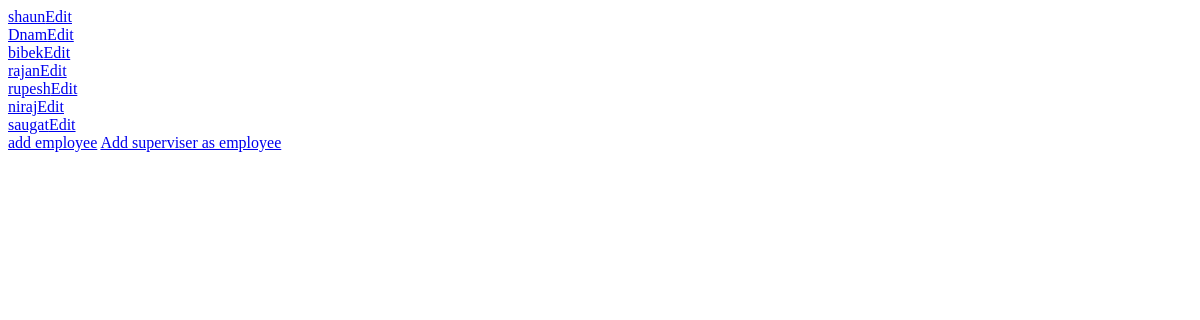
Before: /allemployee with the older database file.
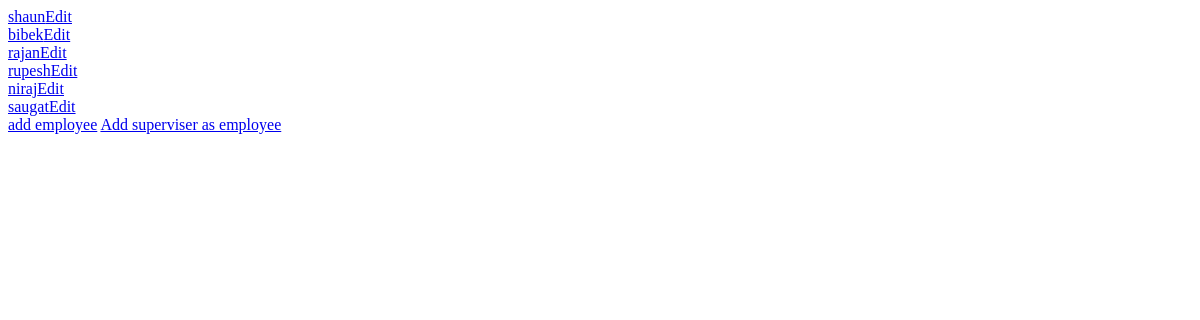
After: the same page with the newer database file.
### dnamservices/models.py (models this page shows, shortened)
class Employee(models.Model):
    employee_user = models.OneToOneField(User, null=True, blank=True, on_delete=models.CASCADE)
    superviser = models.BooleanField(default=False)
    employee_name = models.CharField(max_length=50)
    employee_contact = models.CharField(max_length=50, null=True, blank=True)
    employee_address = models.CharField(max_length=50, null=True, blank=True)
    employee_email = models.EmailField(max_length=254, null=True, blank=True)
    delete = models.BooleanField(default=False)

### dnamservices/views.py (the view)
# urls.py: path('allemployee', AllEmployees, name="allemployee"),
def AllEmployees(request):
    template_name = "dnamservices/dashboard/allemployee.html"
    employee = Employee.objects.all()
    context = {
        'employee':employee
    }
    return render(request, template_name, context)

### dnamservices/templates/dnamservices/dashboard/allemployee.html
{% for emp in employee %}
<a href="{% url 'employeetasks' emp.id %}">{{emp.employee_name}}</a><a href="{% url 'editemployee' emp.id %}">Edit</a><br>
{% endfor %}
<a href="{% url 'addemployee' %}">add employee</a>
<a href="{% url 'addsuperemployee' %}">Add superviser as employee</a>

Changed rows visible on the page:
removed Employee: employee_name "Dnam"
